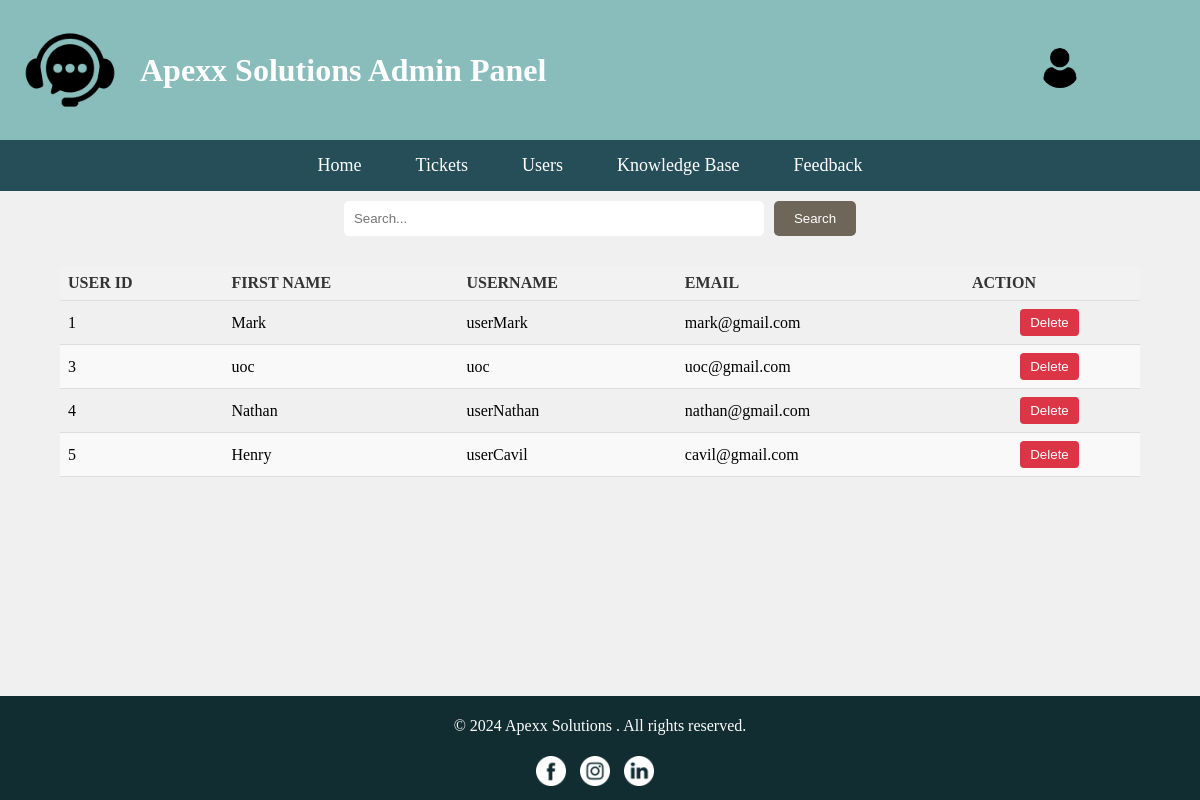
Screenshot of /php/view_user.php with the database file from the repository.
### tables this page shows
CREATE TABLE `userdetails` (
  `userID` int(10) NOT NULL,
  `firstName` varchar(30) NOT NULL,
  `lastName` varchar(30) NOT NULL,
  `username` varchar(50) NOT NULL,
  `email` varchar(50) NOT NULL,
  `password` varchar(50) NOT NULL
);

### php/view_user.php (the view, shortened to what this page needs)
<!DOCTYPE html>
<html lang="en">
<head>
    <link href="../css/header+footer.css" rel="stylesheet" type="text/css">
    <link href="../css/search-bar.css" rel="stylesheet" type="text/css">
</head>
<body>
    <header>
        <div class="logo-container">
            <img src="../resources/logo.png" alt="Company Logo" />
            <div class="title-container">
                <h1>Apexx Solutions Admin Panel</h1>
            </div>
        </div>
<div class="profile-icon-container">
    <img src="../resources/user.png" alt="Profile Icon" />
</div>
    </header>
    <nav>
      <a href="../html/admin_home.html">Home</a>
      <div class="dropdown">
        <a href="../php/view_ticket.php">Tickets</a>
      </div>
      <div class="dropdown">
        <a href="../php/view_user.php">Users</a>
      </div>
      <a href="../html/article.html">Knowledge Base</a>
      <a href="../php/view_feedback.php">Feedback</a>
    </nav>
        <div class="search-bar">
      <input type="text" id="myInput" placeholder="Search..." />
      <button type="submit">Search</button>
    </div>
    <table>
        <thead>
            <tr>
                <th>User ID</th>
                <th>First Name</th>
                <th>Username</th>
                <th>Email</th>
                <th>Action</th>
            </tr>
        </thead>
        <tbody>
            <?php
$servername = "localhost";
$username = "root";
$password = "";
$dbname = "web_test";
$conn = new mysqli($servername, $username, $password, $dbname);
$sql = "SELECT * FROM userdetails";
$result = $conn->query($sql);
if ($result->num_rows > 0) {
    while($row = $result->fetch_assoc()) {
        echo "<tr>";
        echo "<td>".$row["userID"]."</td>";
        echo "<td>".$row["firstName"]."</td>";
        echo "<td>".$row["username"]."</td>";
        echo "<td>".$row["email"]."</td>";
        echo "<td class='action-column'>";
        echo "<form method='post' action='delete_user.php'>";
        echo "<button type='submit' class='action-button' onclick='return confirm(\"Are you sure you want to delete this user?\")'>Delete</button>";
        echo "</form>";
        echo "</td>";
        echo "</tr>";
    }
} else {
    echo "<tr><td colspan='5'>No records found</td></tr>";
}
?>
        </tbody>
    </table>
    <footer>
      <p>© 2024 Apexx Solutions . All rights reserved.</p>
      <div class="social-media-icons">
        <div class="icon-container">
          <a href="https://www.facebook.com/yourpage"
            ><img src="../resources/facebook.png" alt="Facebook"
          /></a>
          <a href="https://www.instagram.com/yourpage"
            ><img src="../resources/instagram.png" alt="Instagram"
          /></a>
          <a href="https://www.linkedin.com/yourpage"
            ><img src="../resources/linkedin.png" alt="LinkedIn"
          /></a>
        </div>
      </div>
    </footer>
      </body>
</html>

### css/header+footer.css (style rules this page uses)
body { display: flex; flex-direction: column; min-height: 100vh; margin: 0; padding: 0; font-family: Robo; background-color: #f0f0f0; }
header { background-color: #88bdbc; color: #ffffff; padding: 20px; display: flex; justify-content: space-between; align-items: center; }
.logo-container { display: flex; align-items: center; }
.logo-container img { max-width: 100px; height: auto; margin-right: 20px; }
.title-container h1 { margin: 0; }
.profile-icon-container img { max-width: 40px; height: auto; }
nav { background-color: #254e58; padding: 15px 0; text-align: center; }
nav a { color: #ffffff; text-decoration: none; margin-right: 20px; font-size: 18px; transition: color 0.2s ease, text-decoration 0.2s ease; transition-delay: 0.1s; padding: 15px; }
.dropdown { position: relative; display: inline-block; }
footer { margin-top: auto; background-color: #112d32; color: #ffffff; text-align: center; padding: 5px; }
.social-media-icons { display: flex; justify-content: center; padding: 5px; }
.social-media-icons a img { filter: invert(1); max-width: 30px; margin-right: 10px; transition: transform 0.3s ease; }
.profile-icon-container { position: relative; margin-right: 100px; display: inline-block; }
.profile-icon-container img { width: 40px; height: 40px; border-radius: 50%; cursor: pointer; }

### css/search-bar.css (style rules this page uses)
.search-bar { padding: 10px; display: flex; justify-content: center; align-items: center; }
.search-bar input[type="text"] { width: 400px; padding: 10px; border-radius: 5px; border: none; outline: none; }
.search-bar button { background-color: #6e6658; color: #ffffff; border: none; padding: 10px 20px; border-radius: 5px; margin-left: 10px; cursor: pointer; }

### php/view_user.php (style rules this page uses)
table { width: 90%; border-collapse: collapse; margin: 20px auto; }
th, td { padding: 8px; text-align: left; border-bottom: 1px solid #ddd; }
th { background-color: #f2f2f2; font-weight: bold; color: #333; text-transform: uppercase; }
tr:nth-child(even) { background-color: #f9f9f9; }
.action-column { width: 160px; text-align: center; }
.action-button { padding: 6px 10px; border: none; background-color: #dc3545; color: #fff; cursor: pointer; border-radius: 4px; text-decoration: none; transition: background-color 0.3s; margin-right: 5px; }

### rows the page displays
userdetails: userID "1", firstName "Mark", username "userMark", email "mark@gmail.com"
userdetails: userID "3", firstName "uoc", username "uoc", email "uoc@gmail.com"
userdetails: userID "4", firstName "Nathan", username "userNathan", email "nathan@gmail.com"
userdetails: userID "5", firstName "Henry", username "userCavil", email "cavil@gmail.com"
